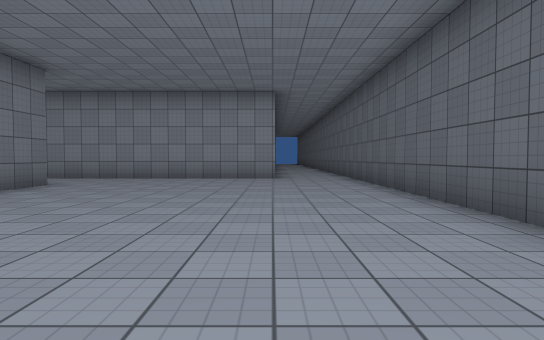
View 1 (above)

20 first-person views from a walk through a Unity game level. The camera is 1.2 m above the floor, tilts 2° down and sees 75° across. The floor is counted in squares, 2 m on a side. Each view is taken from the middle of a square. On the plan, view 1 faces up. The plan holds only what a view shows up to about 10 squares ahead; the rest is blank. The player is left out. Surface patterns are stand-ins for the level's own textures.

View 2
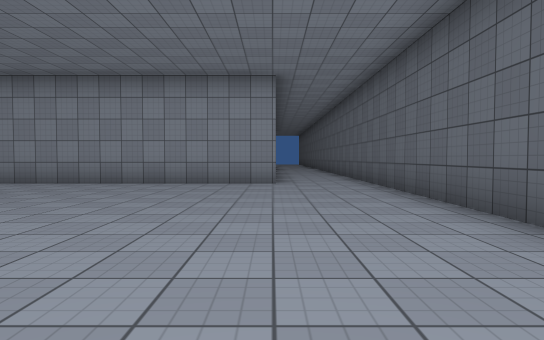

View 3
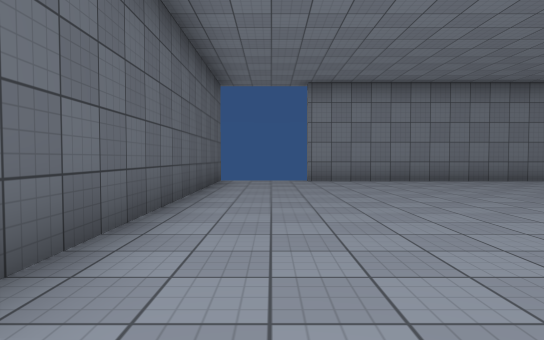

View 4
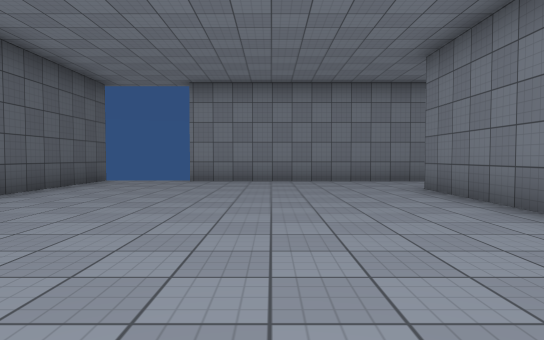

View 5
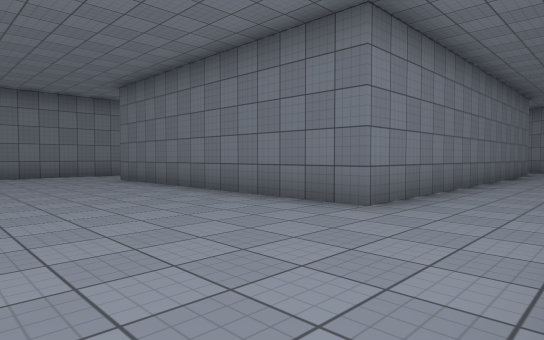

View 6
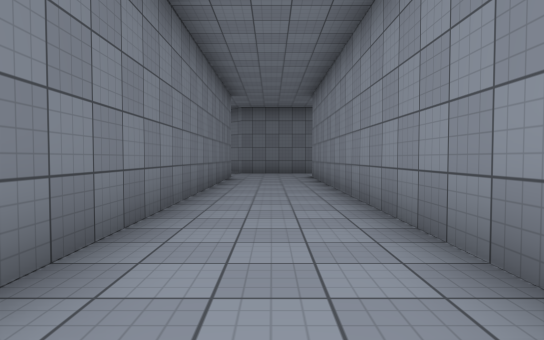

View 7
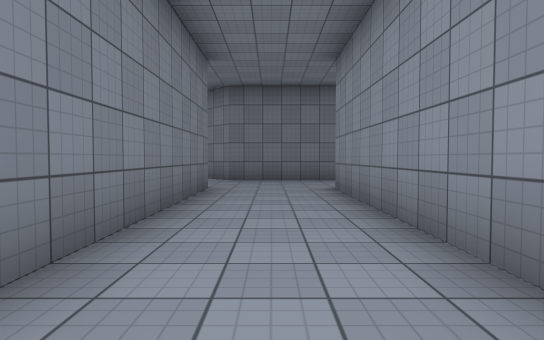

View 8
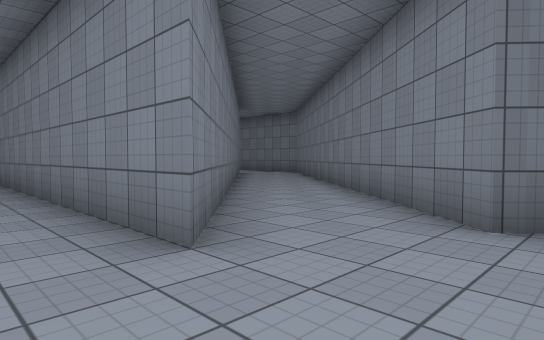

View 9
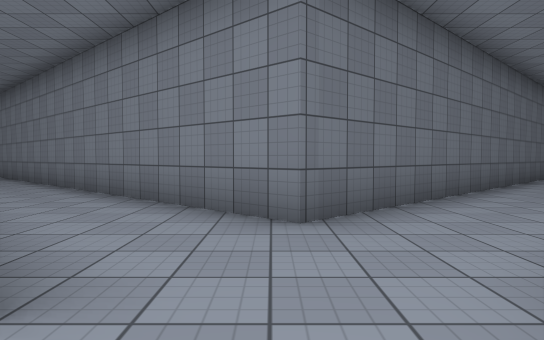

View 10
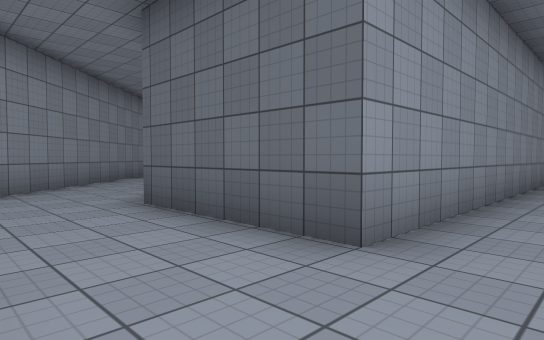

View 11
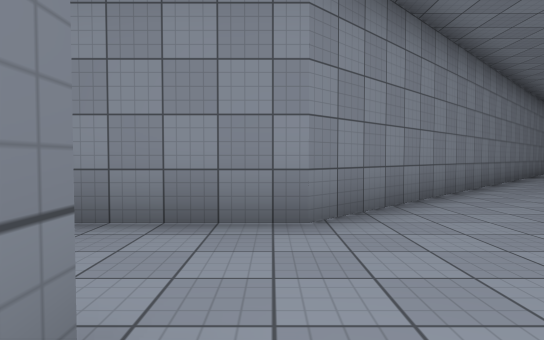

View 12
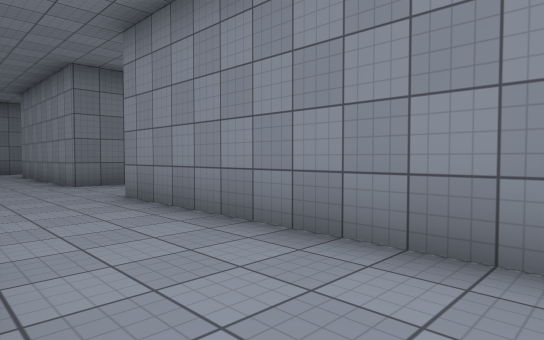

View 13
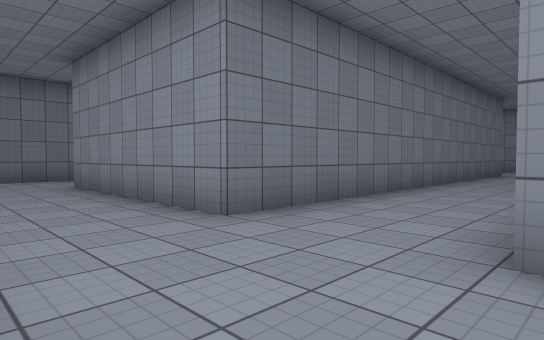

View 14
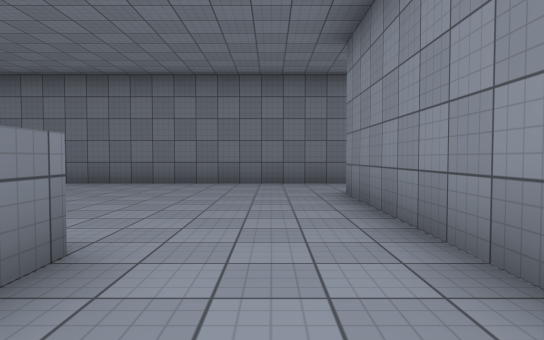

View 15
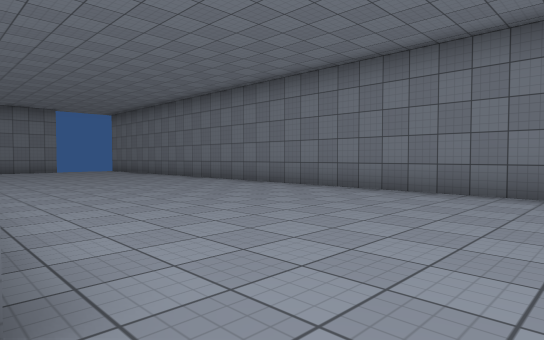

View 16
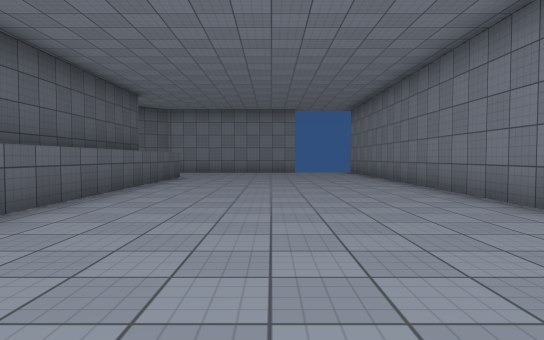

View 17
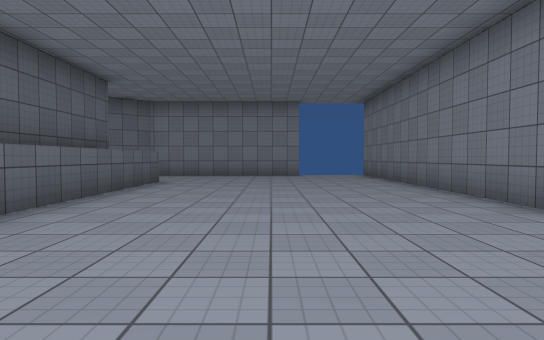

View 18
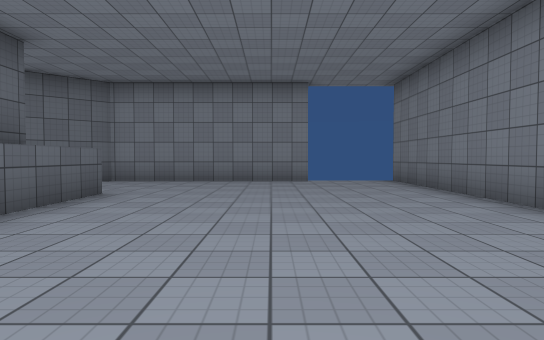

View 19
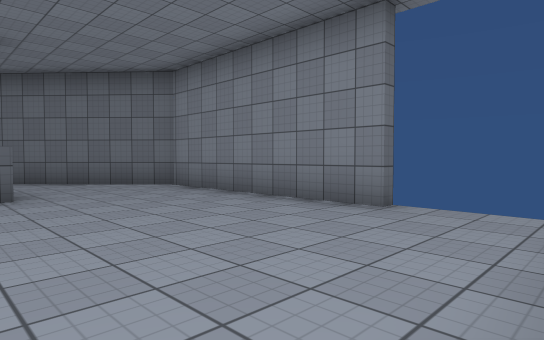

View 20
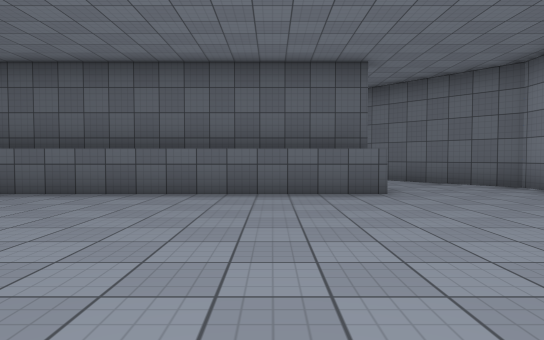

### Floor plan
Key: @ floor where view 1 was taken; # wall or solid block; x gap in a wall; . floor; ^ raised ledge.
Columns run from 33 left of view 1 to 3 right of it. Each row starts with its distance up from view 1.
 24         #.
 23         #.
 22         #.            ##
 21         #.           ##.
 20         #..         ##.
 19         #..        ##.
 18         #..       ##..
 17         #..      ##..
 16 #. ######..#######..
 15 #...................
 14 #..................
 13 #.................#
 12 #......^       #..#               ..#
 11 #......^       #..################..#
 10 #......^       #....................#
  9 #......^       #....................#
  8 #......^#      #...#................#
  7 #......^#      ....##########.......#
  6 #......^#     ......###     #.......#
  5 #......^#     ..##...###    #.......#
  4 #......^#    ..####....##   #.......#
  3 #......^#   ..##  ###...#   #.......#
  2 #......^#   .##     ##..    #.......#
  1 #......^^...##       ##.    #.......#
  0 #..........##         ##.   .....@..#
 -1 #.........##           ##   ........#
 -2  ..########                #######..x

Where each view was taken, in squares from view 1:
view 1: 0 up, 0 right, facing up
view 2: 2 up, 0 right, facing up
view 3: 7 up, 1 right, facing down
view 4: 7 up, 2 left, facing down
view 5: 10 up, 1 left, facing down-left
view 6: 9 up, 4 left, facing left
view 7: 9 up, 8 left, facing left
view 8: 9 up, 17 left, facing down-right
view 9: 9 up, 16 left, facing down
view 10: 9 up, 17 left, facing up-right
view 11: 12 up, 17 left, facing up
view 12: 13 up, 17 left, facing up-left
view 13: 13 up, 22 left, facing up-left
view 14: 14 up, 24 left, facing left
view 15: 14 up, 26 left, facing down-left
view 16: 12 up, 29 left, facing down
view 17: 10 up, 29 left, facing down
view 18: 7 up, 29 left, facing down
view 19: 2 up, 32 left, facing down-right
view 20: 3 up, 32 left, facing right
